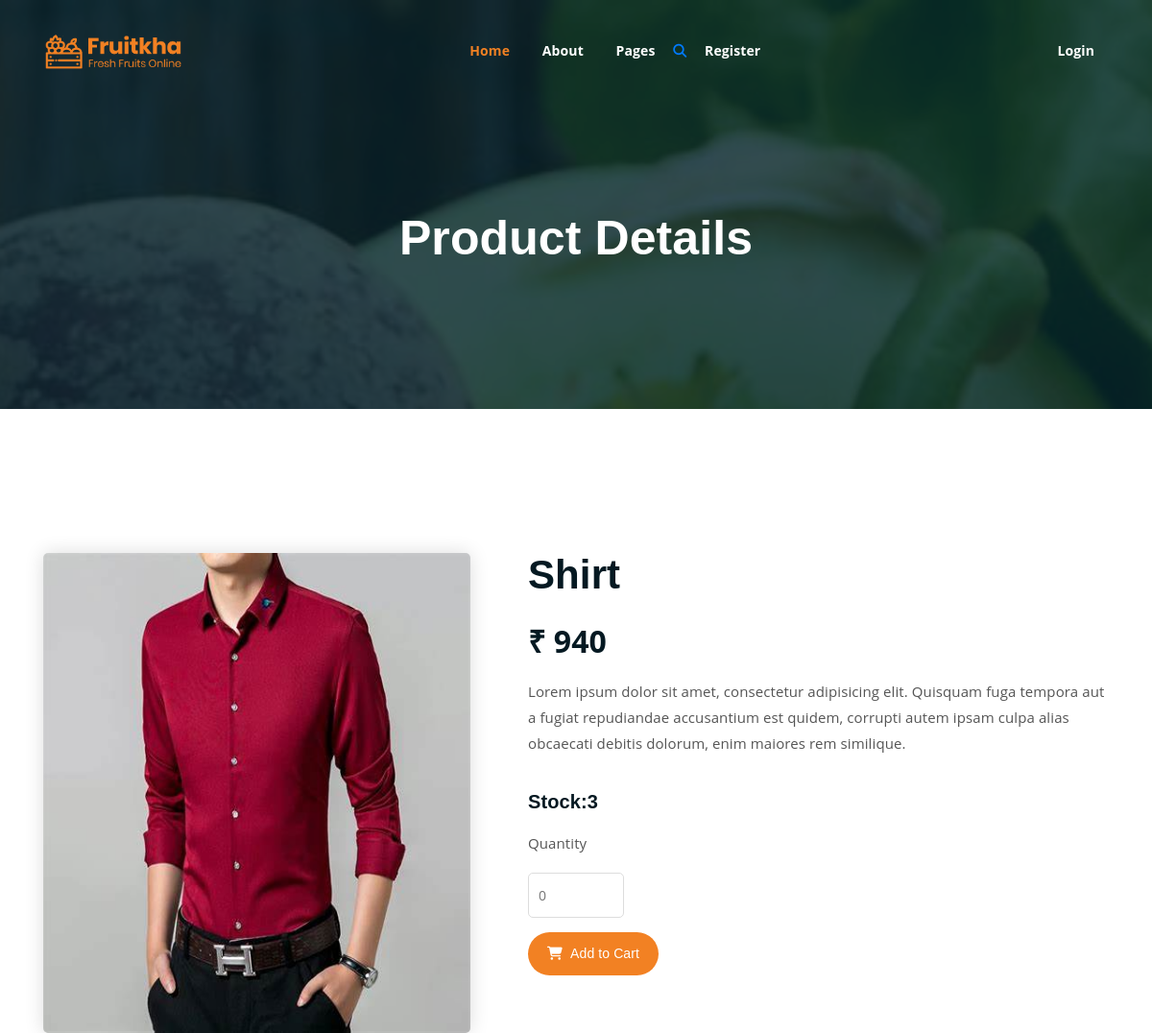
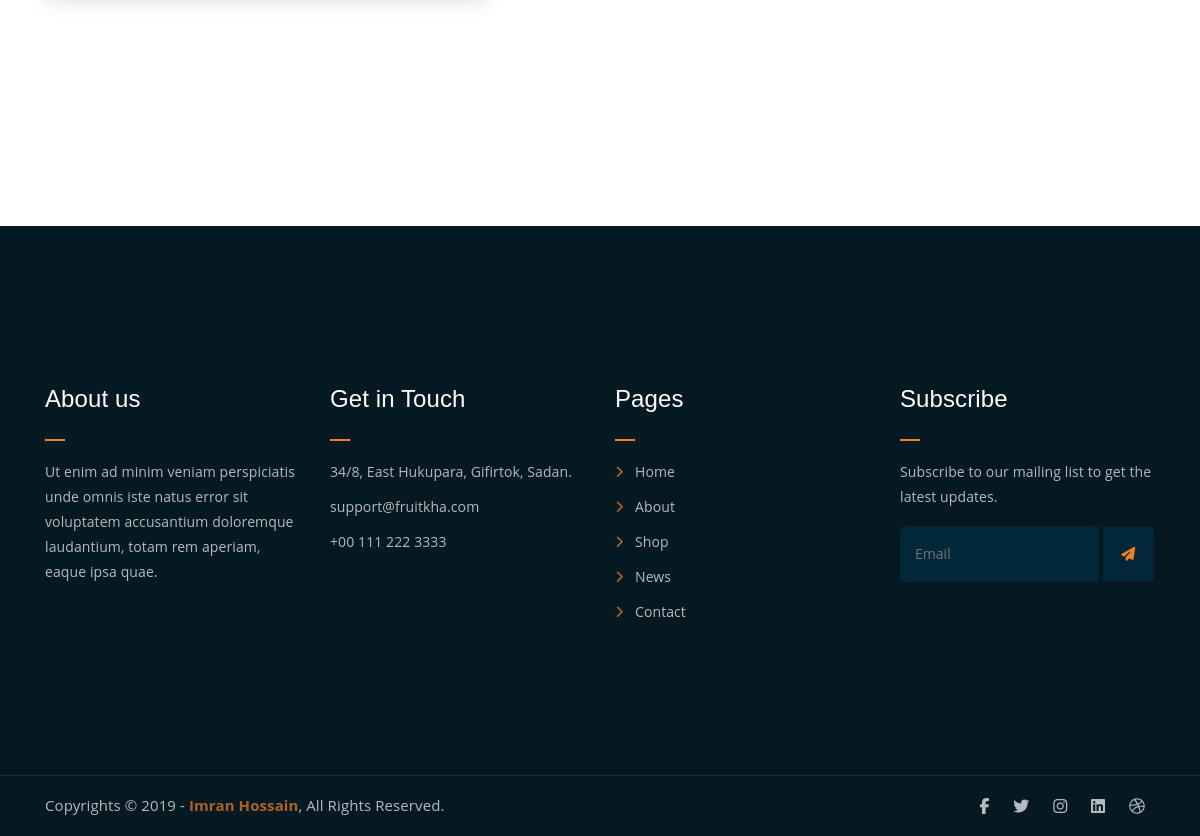
The app's page /details/6/ with its own data (2 pictures, top to bottom).
### shop/models.py (models this page shows)
class Products(models.Model):
    name=models.CharField(max_length=50)
    desc=models.TextField()
    image=models.ImageField(upload_to='products')
    price=models.PositiveIntegerField()
    stock=models.IntegerField()
    created=models.DateTimeField(auto_now_add=True)
    updated=models.DateTimeField(auto_now=True)
    category_object=models.ForeignKey(Category,on_delete=models.CASCADE)

### shop/views.py (the view)
# urls.py: path('details/<int:pk>/',views.product_details,name='details'),
def product_details(request,pk):
    pr=Products.objects.get(id=pk)
    return render(request,'pro_details.html',{'p':pr})

### cart/context_processors.py (called while the page is built)
def count_items(request):
    count=0
    if(request.user.is_authenticated):
        u=request.user
        c=Cart.objects.filter(user=u)
        for i in c:
            count+=i.quantity
    return {'count':count}

### shop/context_processors.py (called while the page is built)
def links(request):
    c=Category.objects.all()
    return {'link':c}

### templates/pro_details.html (shortened to what this page needs)
{%extends 'base.html'%}
{%block main_block%}
<div class="breadcrumb-section breadcrumb-bg">
    <div class="container">
        <div class="row">
            <div class="col-lg-8 offset-lg-2 text-center">
                <div class="breadcrumb-text">
                    <h1>Product Details</h1>
                </div>
            </div>
        </div>
    </div>
</div>
<div class="single-product mt-150 mb-150">
    <div class="container">
        <div class="row">
            <div class="col-md-5">
                <div class="single-product-img">
                    <img src="{{p.image.url}}" alt="" height="500px">
                </div>
            </div>
            <div class="col-md-7">
                <div class="single-product-content">
                    <h2 class="fw-bold">{{p.name}}</h2>
                    <p class="single-product-pricing">₹ {{p.price}}</p>
                    <p>{{p.desc}}</p>
                    <h4>Stock:{{p.stock}}</h4>
              {%if user.is_superuser%}
                 {%if p.stock > 0%}
                 <p>Product in stock</p>
                 <a href="{%url 'shop:add_stock' p.id%}" class="cart-btn">Add stock</a>
                 {%else%}
                 <p>Product out of stock</p>
                 <a href="{%url 'shop:add_stock' p.id%}" class="cart-btn">Add stock</a>
                 {%endif%}
             {%else%}
             <div class="single-product-form">
                <p>Quantity</p>
                <form action="index.html">
                    <input type="number" placeholder="0">
                </form>
            </div>
                {%if p.stock > 0 %}
                <a href="{%url 'cart:addto_cart' p.id %}" class="cart-btn"><i class="fas fa-shopping-cart"></i> Add to Cart</a>
                {%else%}
                <p>Out of stock</p>
                {%endif%}
              {%endif%}
                </div>
            </div>
        </div>
    </div>
</div>
{%endblock%}

### static/css/main.css (style rules this page uses)
html { font-size: 14px; font-weight: 400; line-height: 28px; height: 100%; }
body { font-family: "Open Sans", sans-serif; font-weight: 400; font-size: 1rem; letter-spacing: 0.1px; line-height: 1.8; color: #051922; overflow-x: hidden; }
body img { max-width: 100%; }
a { cursor: pointer; text-decoration: none; -webkit-transition: all 0.2s ease-in-out; -o-transition: all 0.2s ease-in-out; transition: all 0.2s ease-in-out; }
h1, .h1, h2, .h2, h3, .h3, h4, .h4, h5, .h5, h6, .h6 { font-family: "Poppins", sans-serif; font-weight: 700; margin: 0 0 1.25rem 0; color: #051922; }
h1:last-child, .h1:last-child, h2:last-child, .h2:last-child, h3:last-child, .h3:last-child, h4:last-child, .h4:last-child, h5:last-child, .h5:last-child, h6:last-child, .h6:last-child { margin: 0; }
h1, .h1 { font-size: 4rem; font-weight: 700; line-height: 4rem; }
h2, .h2 { font-size: 3rem; font-weight: 700; line-height: 3.25rem; }
h4, .h4 { font-size: 1.5rem; font-weight: 700; line-height: 1.75rem; }
p { font-family: "Open Sans", sans-serif; font-weight: 400; font-size: 1rem; letter-spacing: 0.1px; line-height: 1.8; color: #051922; margin: 0 0 1.25rem 0; }
.mt-150 { margin-top: 150px; }
.mb-150 { margin-bottom: 150px; }
a.boxed-btn, a.bordered-btn, a.cart-btn { border-radius: 50px; }
.breadcrumb-bg { background-image: url(../img/breadcrumb-bg.jpg); }
.breadcrumb-text h1 { font-size: 50px; font-weight: 900; color: #fff; margin: 0; margin-top: 20px; }
.breadcrumb-section { padding: 150px 0; background-size: cover; background-position: center center; position: relative; z-index: 1; background-attachment: fixed; padding-top: 200px; }
.breadcrumb-section:after { position: absolute; left: 0; top: 0; width: 100%; height: 100%; content: ""; background-color: #07212e; z-index: -1; opacity: 0.8; }
a.cart-btn { -webkit-transition: 0.3s; -o-transition: 0.3s; transition: 0.3s; }
html, body { height: 100%; }
a.cart-btn { font-family: 'Poppins', sans-serif; display: inline-block; background-color: #F28123; color: #fff; padding: 10px 20px; }
a.cart-btn i { margin-right: 5px; }
.single-product-img img { border-radius: 5px; -webkit-box-shadow: 0 0 20px #ddd; box-shadow: 0 0 20px #ddd; }
.single-product-content p { font-size: 15px; color: #555; line-height: 1.8; }
.single-product-content p.single-product-pricing { font-size: 32px; font-weight: 700; margin-bottom: 10px; color: #051922; line-height: inherit; }
input[type="number"] { border: 1px solid #ddd; border-radius: 5px; padding: 10px; width: 100px; margin-bottom: 15px; }
.single-product-content h4 { font-size: 20px; font-weight: 600; margin-top: 35px; }
.single-product-content { margin-left: 30px; }

### records on screen
Products: image (picture), name "Shirt", price "940", desc "Lorem ipsum dolor sit amet, consectetur adipisicing elit. Quisquam fuga tempora aut a fugiat repudiandae accusantium est quidem, corrupti autem ipsam culpa alias obcaecati debitis dolorum, enim maiores rem similique.", stock "3"
